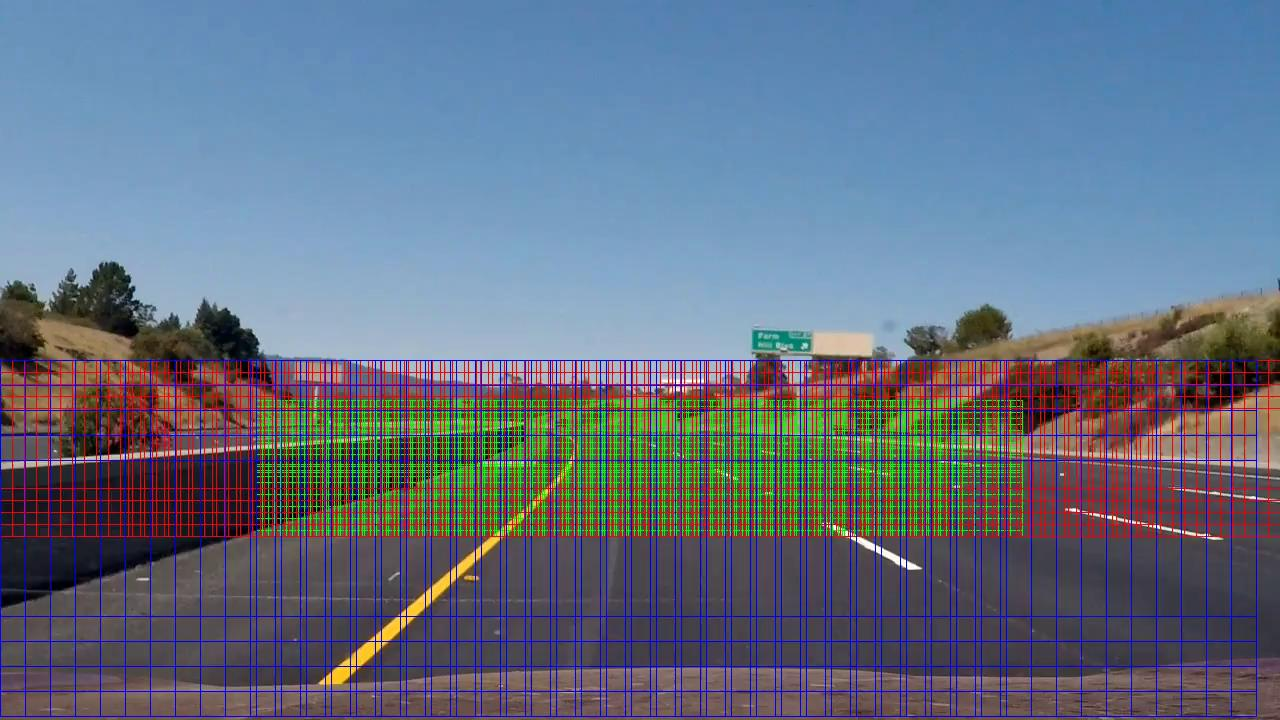
#> input picture examples/search_windows.jpg, 1280 x 720 px
$ python -i extract_features.py   (imports and definitions only)
#> lines starting #> are read from the running program, lines starting #| are printed output that depends on the picture
import numpy as np
import cv2
from skimage.feature import hog


def get_hog_features(img, orient, pix_per_cell, cell_per_block,
                     vis=False, feature_vec=True):
    """return HOG features and visualization"""
    # Call with two outputs if vis==True
    if vis is True:
        features, hog_image = \
                hog(img, orientations=orient,
                    pixels_per_cell=(pix_per_cell, pix_per_cell),
                    cells_per_block=(cell_per_block, cell_per_block),
                    transform_sqrt=True,
                    visualise=vis, feature_vector=feature_vec)
        return features, hog_image
    # Otherwise call with one output
    else:
        features = hog(img,
                       orientations=orient,
                       pixels_per_cell=(pix_per_cell, pix_per_cell),
                       cells_per_block=(cell_per_block, cell_per_block),
                       transform_sqrt=True,
                       visualise=vis, feature_vector=feature_vec)
        return features


def extract_feature(rgb, cspace='RGB', orient=9,
                    pix_per_cell=8, cell_per_block=2, hog_channel=0,
                    feature_vec=True):
    """extract HOG features from a list of images"""
    # apply color conversion if other than 'RGB'
    if cspace != 'RGB':
        if cspace == 'HSV':
            feature_image = cv2.cvtColor(rgb, cv2.COLOR_BGR2HSV)
        elif cspace == 'LUV':
            feature_image = cv2.cvtColor(rgb, cv2.COLOR_BGR2LUV)
        elif cspace == 'HLS':
            feature_image = cv2.cvtColor(rgb, cv2.COLOR_BGR2HLS)
        elif cspace == 'YUV':
            feature_image = cv2.cvtColor(rgb, cv2.COLOR_BGR2YUV)
        elif cspace == 'YCrCb':
            feature_image = cv2.cvtColor(rgb, cv2.COLOR_BGR2YCrCb)
    else:
        feature_image = np.copy(rgb)

    # Call get_hog_features() with vis=False, feature_vec=True
    if hog_channel == 'ALL':
        hog_features = []
        for channel in range(feature_image.shape[2]):
            hog_features.append(get_hog_features(feature_image[:, :, channel],
                                orient, pix_per_cell, cell_per_block,
                                vis=False, feature_vec=feature_vec))
        if feature_vec:
            hog_features = np.ravel(hog_features)
        else:
            hog_features = np.asarray(hog_features)
    else:
        hog_features = get_hog_features(feature_image[:, :, hog_channel],
                                        orient,
                                        pix_per_cell, cell_per_block,
                                        vis=False, feature_vec=feature_vec)
    if not np.isfinite(hog_features).all():
        # sanity check
        raise ValueError
    # Append the new feature vector to the features list
    return hog_features


# [20 lines left out: function extract_features, not called in this run]


class HogFeatureExtractor:
    # [27 lines left out: functions __init__, preprocess, extract_feature_window, not called in this run]

>>> import cv2
>>> picture = cv2.imread('examples/search_windows.jpg')
#> picture is the input picture: shape (720, 1280, 3); mean B, G, R 131, 111.5, 100.2
>>> result = extract_feature(picture)
#> in get_hog_features, `features = hog(img, orientations=orient, pixels_per_cell=(pix_per_cell..`:
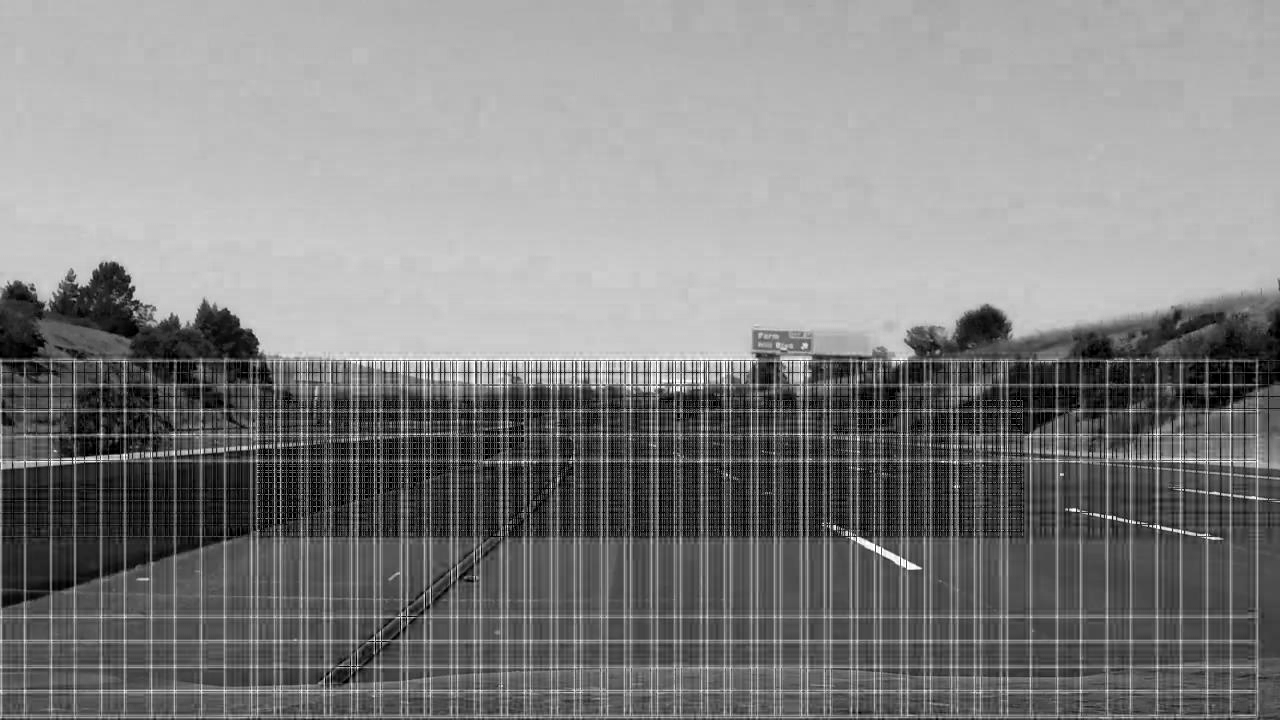
#> img: shape (720, 1280); min 0, max 255, mean 131
